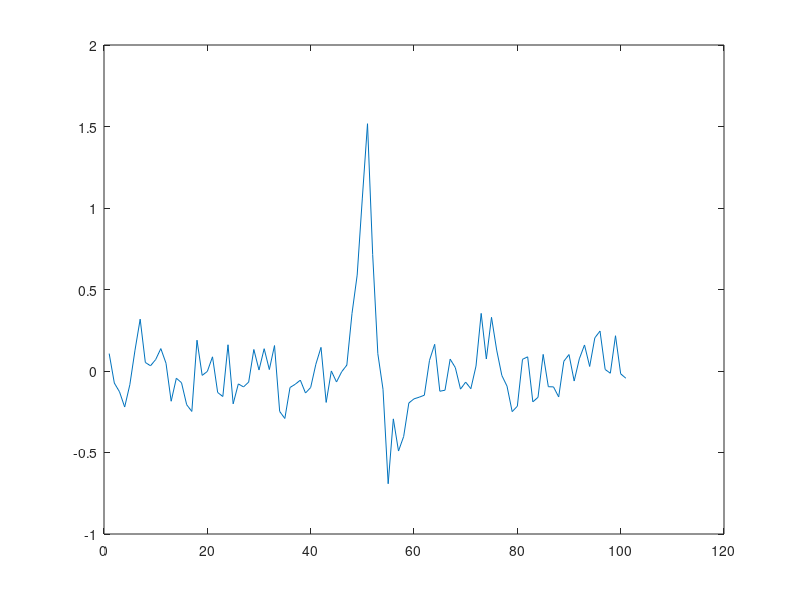
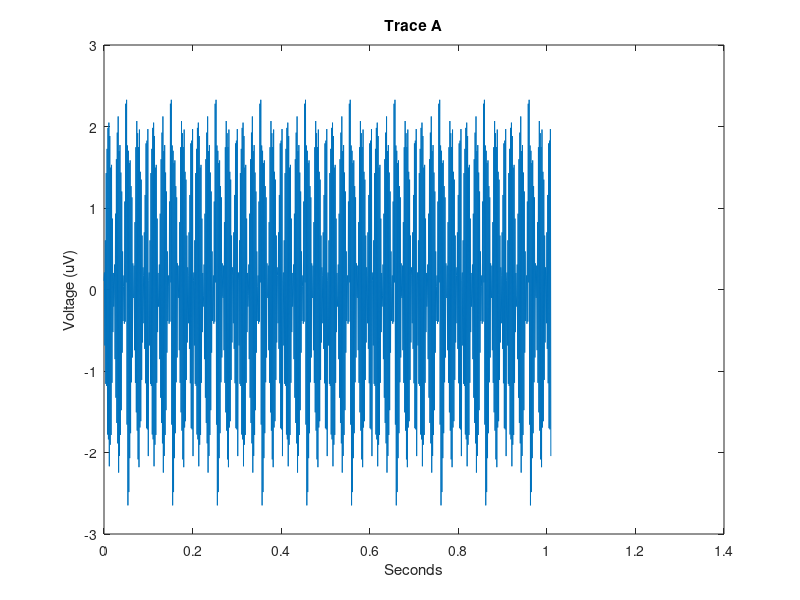
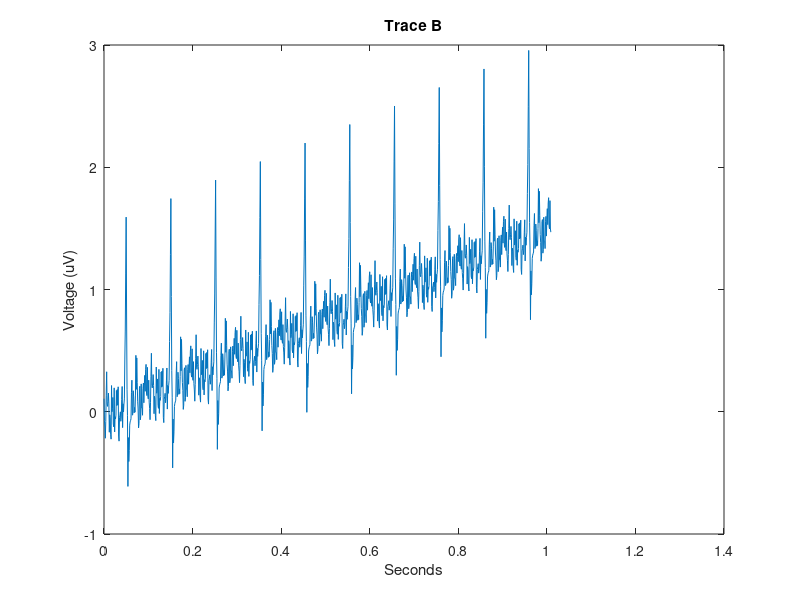
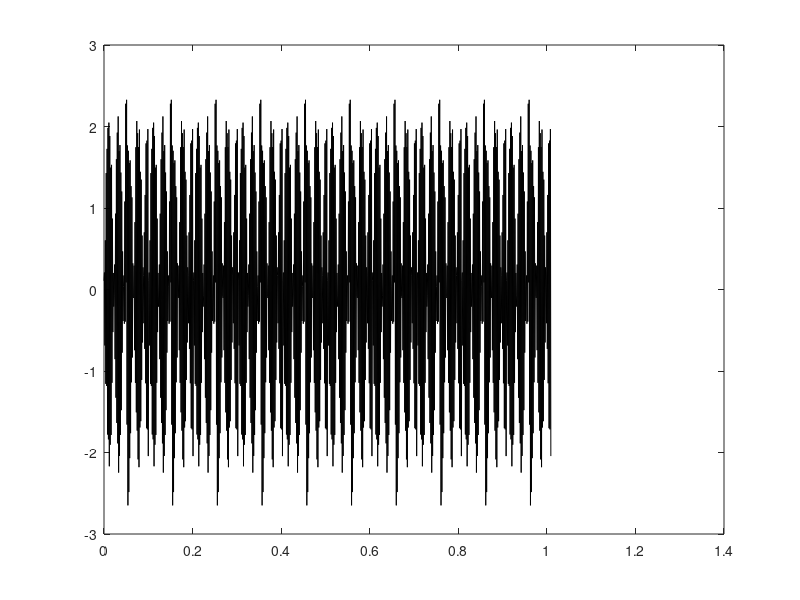

The MATLAB source for these figures, in order: (Note: this script raises an error after producing the figures.)
%% filters and filter designs

load('filter_examples.mat')

%% we are looking for spikes, they look like this
figure()
plot(d)

% these are the 2 datasets we have, each has some kind of noise in it
fs = 1000;
timeaxis = 0:1/fs:(length(A)-1)/fs;

figure()
plot(timeaxis,A)
xlabel('Seconds');
ylabel('Voltage (uV)');
title('Trace A');
figure()
plot(timeaxis,B)
xlabel('Seconds');
ylabel('Voltage (uV)');
title('Trace B');
%% find peaks by eye by drawing a horizontal line and looking when the peaks are above it

threshold = 2;

figure(4);
plot(timeaxis, A, 'k');
hold('on');
drawline('Position', [0 threshold; timeaxis(end) threshold], 'Color', 'r');
xlabel('Time (s)');
ylabel('Voltage (uV)');
hold('off');

%% Matlab has a great function that works the same way
[peak_sizes, peakPoints] = findpeaks(A, 'MinPeakHeight', threshold);

%% lets plot our found peaks with red x's
figure();
hold('on');
plot(timeaxis, A, 'k');
plot(timeaxis(peakPoints), peak_sizes, 'rx');
% drawline('Position', [0 threshold; timeaxis(end) threshold], 'Color', 'r');
xlabel('Time (s)');
ylabel('Voltage (uV)');
title('trace A');
hold('off');

%% remember we are looking for spikes that look like this
figure()
plot(d)

%% We don't know which of those peaks are spikes and which are noise, so how do we fix that?

cleanA = lowpass(A,200,1000)

figure()
hold on
plot(A(1:100), 'k')
plot(cleanA(1:100), 'r')
hold off

%% now lets find peaks and plot our new trace
threshold = 1;
[peak_sizes, peakPoints] = findpeaks(cleanA, 'MinPeakHeight', threshold);
figure();
hold('on');
plot(timeaxis, cleanA, 'k');
plot(timeaxis(peakPoints), peak_sizes, 'rx');
drawline('Position', [0 threshold; timeaxis(end) threshold], 'Color', 'r');
xlabel('Time (s)');
ylabel('Voltage (uV)');
title('trace A');
hold('off');

%% What about for B?

plot(timeaxis,B)
xlabel('Seconds');
ylabel('Voltage (uV)');
title('Trace B');


%% B has a drift in it, we cant just draw a threshold line, so what do we do?

cleanB = highpass(B, 1, fs);

figure()
hold on
plot(B(1:100), 'k')
plot(cleanB(1:100), 'r')
hold off

%% plot clean B
plot(timeaxis,cleanB)
xlabel('Seconds');
ylabel('Voltage (uV)');
title('Trace B');

%% now we can find our peaks and mark them as before
threshold = 1;
[peak_sizes, peakPoints] = findpeaks(cleanB, 'MinPeakHeight', threshold);
figure();
hold('on');
plot(timeaxis, cleanB, 'k');
plot(timeaxis(peakPoints), peak_sizes, 'rx');
drawline('Position', [0 threshold; timeaxis(end) threshold], 'Color', 'r');
xlabel('Time (s)');
ylabel('Voltage (uV)');
title('trace A');
hold('off');


%% filter designer
%when making an FIR filter, export it as either the coefficient (Num) or as
%the object (Hd)

%when making an IIR filter, export it as either the coefficients (SOS and
%G) or as the object (iirHd)

%% lets use the filter we created

lowpassedA = filtfilt(Num,1, A); %if FIR filter and exported coefficients
lowpassedA = filtfilt(Hd.Numerator,1,A); %if FIR filter and exported object

lowpassedA = filtfilt(SOS,G,A); %if IIR filter and exported coefficients
lowpassedA = filtfilt(iirHd.sosMatrix, iirHd.ScaleValues, A); % if IIR filter and exported object


figure()
hold on
plot(timeaxis, A, 'k')
plot(timeaxis, lowpassedA, 'r')
hold off

